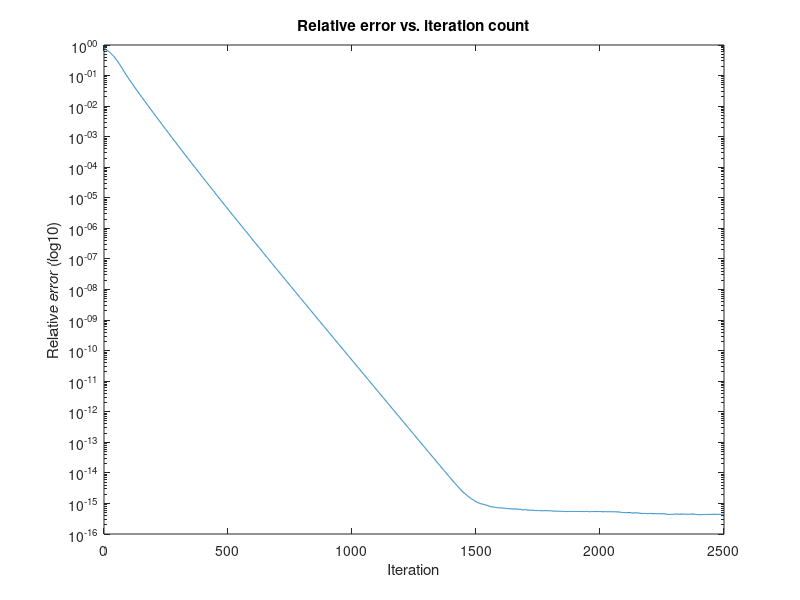

This chart was generated by the following MATLAB code:
% Implementation of the Wirtinger Flow (WF) algorithm presented in the paper 
% "Phase Retrieval via Wirtinger Flow: Theory and Algorithms" 
% by E. J. Candes, X. Li, and M. Soltanolkotabi

% The input data are coded diffraction patterns about a random complex
% valued 1D signal. 


%% Make signal
n = 128;
x = randn(n,1) + 1i*randn(n,1);

%% Make masks and linear sampling operators

L = 6;                   % Number of masks  

% Sample phases: each symbol in alphabet {1, -1, i , -i} has equal prob. 
Masks = randsrc(n,L,[1i -1i 1 -1]);

% Sample magnitudes and make masks 
temp = rand(size(Masks));
Masks = Masks .* ( (temp <= 0.2)*sqrt(3) + (temp > 0.2)/sqrt(2) );

% Make linear operators; A is forward map and At its scaled adjoint (At(Y)*numel(Y) is the adjoint) 
A = @(I)  fft(conj(Masks) .* repmat(I,[1 L]));  % Input is n x 1 signal, output is n x L array
At = @(Y) mean(Masks .* ifft(Y), 2);            % Input is n x L array, output is n x 1 signal          

% Data 
Y = abs(A(x)).^2;  

%% Initialization

npower_iter = 50;                          % Number of power iterations 
z0 = randn(n,1); z0 = z0/norm(z0,'fro'); % Initial guess 
for tt = 1:npower_iter, 
    z0 = At(Y.*A(z0)); z0 = z0/norm(z0,'fro');
end

normest = sqrt(sum(Y(:))/numel(Y)); % Estimate norm to scale eigenvector  
z = normest * z0;                   % Apply scaling 
Relerrs = norm(x - exp(-1i*angle(trace(x'*z))) * z, 'fro')/norm(x,'fro'); % Initial rel. error

%% Loop

T = 2500;                           % Max number of iterations
tau0 = 330;                         % Time constant for step size
mu = @(t) min(1-exp(-t/tau0), 0.2); % Schedule for step size

for t = 1:T,
    Bz = A(z);
    C  = (abs(Bz).^2-Y) .* Bz;
    grad = At(C);                    % Wirtinger gradient
    z = z - mu(t)/normest^2 * grad;  % Gradient update 
    
    Relerrs = [Relerrs, norm(x - exp(-1i*angle(trace(x'*z))) * z, 'fro')/norm(x,'fro')];  
    max(abs(grad))
end

%% Check results

 fprintf('Relative error after initialization: %f\n', Relerrs(1))
 fprintf('Relative error after %d iterations: %f\n', T, Relerrs(T+1))
 
 figure, semilogy(0:T,Relerrs) 
 xlabel('Iteration'), ylabel('Relative error (log10)'), ...
     title('Relative error vs. iteration count')
 
 
